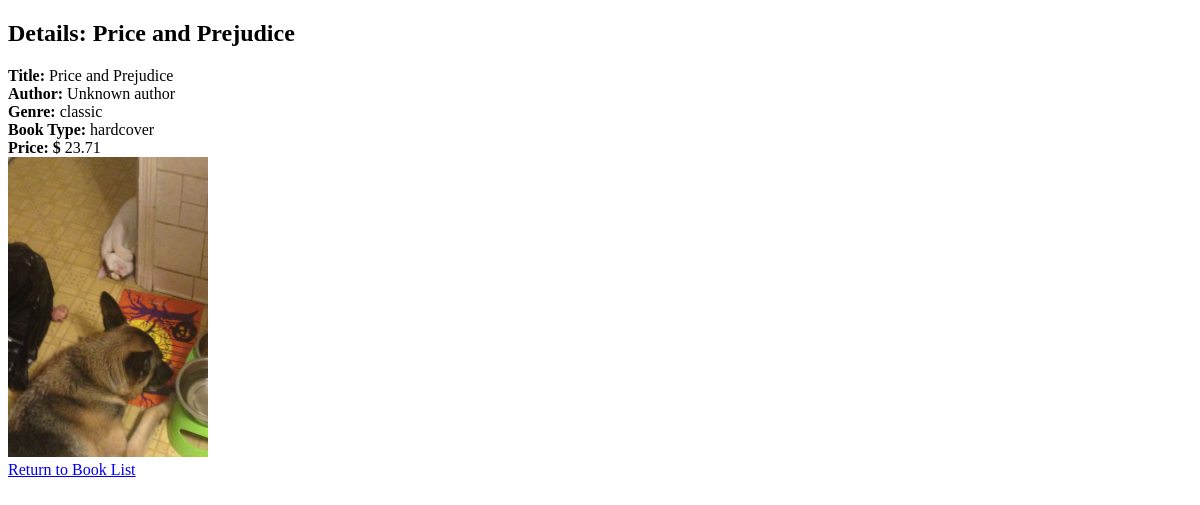
/books/list/1 (signed in), run on an earlier commit of the app's database.
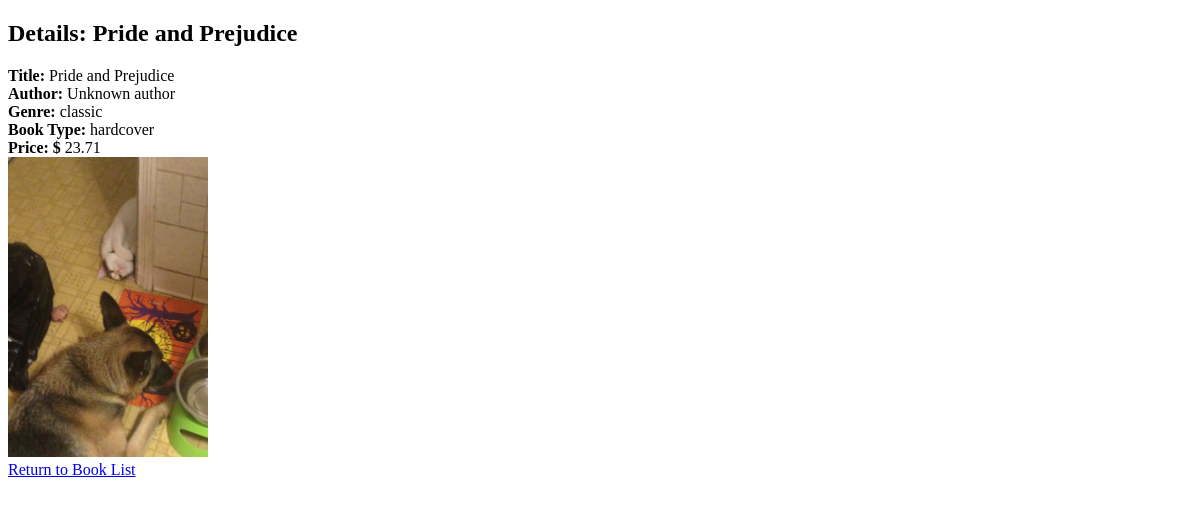
And on a later commit of the database.
### books/models.py (models this page shows, shortened)
class Book(models.Model):
    name = models.CharField(max_length=120)
    author_name = models.CharField(max_length=120, default='Unknown author')
    price= models.FloatField (help_text= 'in US dollars $')
    genre = models.CharField(max_length=12, choices=genre_choices, default='classic')
    book_type = models.CharField(max_length=12, choices=book_type_choices, default='hardcover')
    pic = models.ImageField(upload_to='books', default='no_picture.jpg')

### books/views.py (the view)
# urls.py: path('list/<pk>', BookDetailView.as_view(), name='detail'),
class BookDetailView(LoginRequiredMixin, DetailView):
   model = Book
   template_name = 'books/detail.html'

### books/templates/books/detail.html (shortened to what this page needs)
<!DOCTYPE html>
<html lang="en">
<head>
</head>
<body>
    <h2>Details: {{object.name}}</h2>
    <b>Title: </b> {{object.name}} <br>
    <b>Author: </b> {{object.author_name}} <br>
    <b>Genre: </b> {{object.genre}} <br>
    <b>Book Type: </b> {{object.book_type}} <br>
    <b>Price: $</b> {{object.price}} <br>
    <img src="{{object.pic.url}}" width="200" height="300" />
    <br>
    <a href="{%url 'books:list' %}"> Return to Book List </a>
</body>
</html>

What changed in the data, as far as the page shows it:
changed Book "Unknown author": name "Price and Prejudice" → "Pride and Prejudice"
